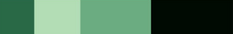
#> input picture Information-Retrieval/part4/printouts/test.png, 233 x 34 px, found by its file name
$ python barchart.py   (Python 2 division)
#> lines starting #> are read from the running program, lines starting #| are printed output that depends on the picture
import PIL
from PIL import Image
from matplotlib import pyplot as plt

im = Image.open('./test.png')
#> im is the input picture: PIL image 233x34 RGBA; mean R, G, B, A 73.9, 114.7, 85.8, 255
w, h = im.size
#> w = 233; h = 34
colors = im.getcolors(w*h)
#> colors = 160 items
print 'colors', colors
#> (printed output is left out)

def hexencode(rgb):
    r=rgb[0]
    g=rgb[1]
    b=rgb[2]
    return '#%02x%02x%02x' % (r,g,b)

for idx, c in enumerate(colors):
	plt.bar(idx, c[0], color=hexencode(c[1]),edgecolor=hexencode(c[1]))
	print 'enumerate', idx, c[0], c[1]
#> this loop made 160 passes
#> c on passes 1 to 3: (1, (0, 1, 1, 255)), (1, (0, 2, 0, 255)), (1, (177, 223, 179, 255))
#| enumerate 0 1 (0, 1, 1, 255)
#| enumerate 1 1 (0, 2, 0, 255)
#| enumerate 2 1 (177, 223, 179, 255)
#| enumerate 3 1 (0, 3, 1, 255)
#| enumerate 4 9 (0, 8, 1, 255)
#| enumerate 5 1 (0, 10, 3, 255)
#| enumerate 6 28 (178, 222, 182, 255)
#| enumerate 7 1 (177, 222, 182, 255)
#> (further printed lines are left out)

plt.show()
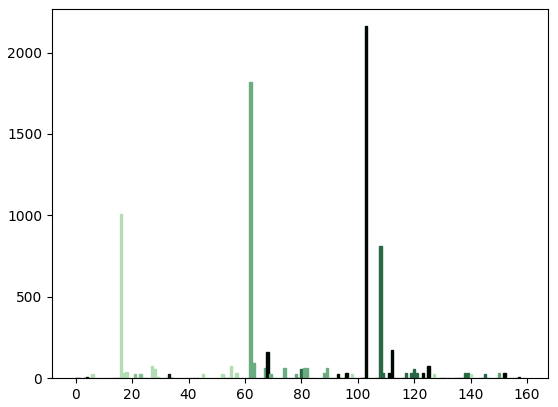
#> figure drawn by matplotlib, 1 panel
